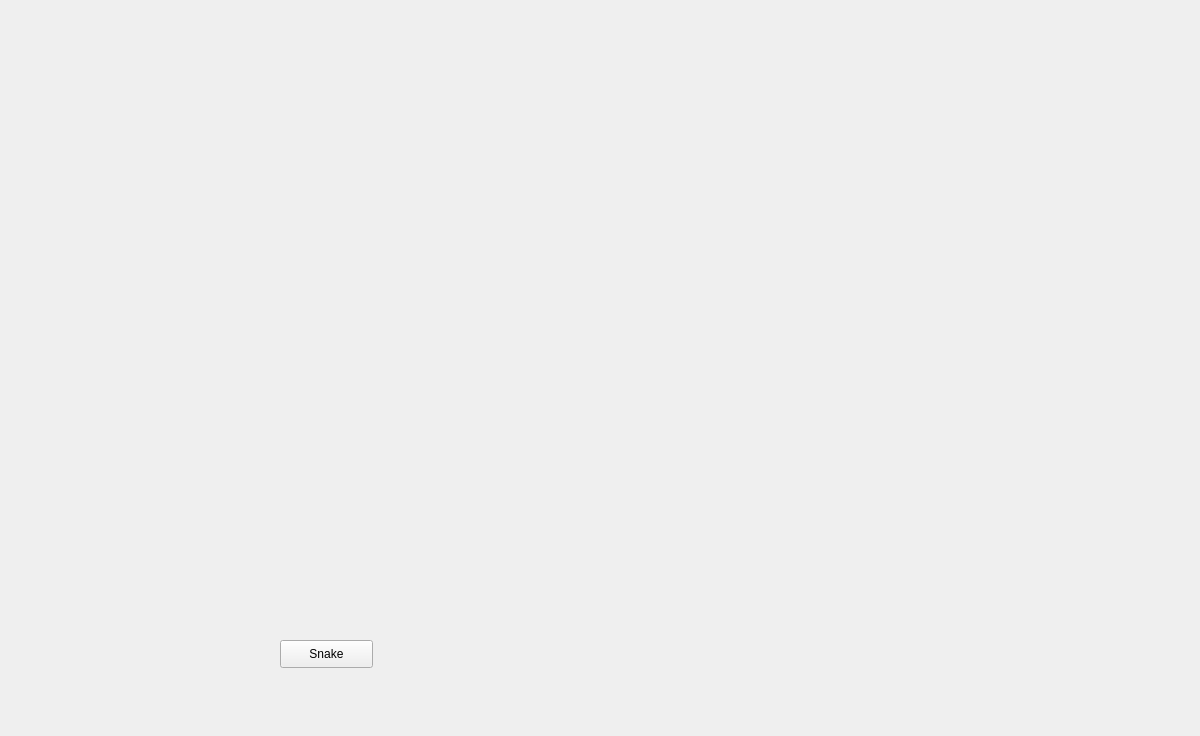
<?xml version="1.0" encoding="UTF-8"?>
<ui version="4.0">
 <class>MainWindow</class>
 <widget class="QMainWindow" name="MainWindow">
  <property name="geometry">
   <rect>
    <x>0</x>
    <y>0</y>
    <width>1200</width>
    <height>736</height>
   </rect>
  </property>
  <property name="windowTitle">
   <string>MainWindow</string>
  </property>
  <widget class="QWidget" name="centralWidget">
   <widget class="QPushButton" name="snakeBtn">
    <property name="geometry">
     <rect>
      <x>280</x>
      <y>640</y>
      <width>93</width>
      <height>28</height>
     </rect>
    </property>
    <property name="text">
     <string>Snake</string>
    </property>
   </widget>
  </widget>
 </widget>
 <layoutdefault spacing="6" margin="11"/>
 <resources/>
 <connections/>
</ui>
